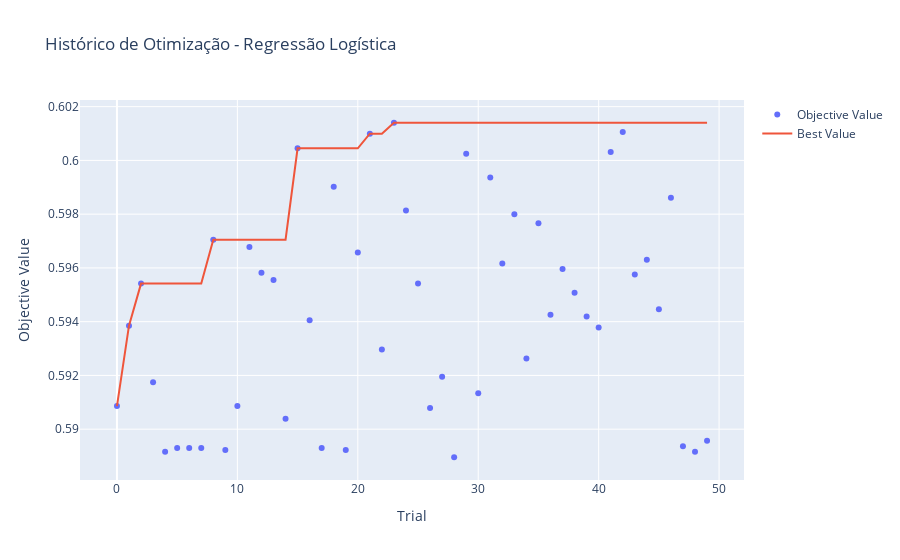
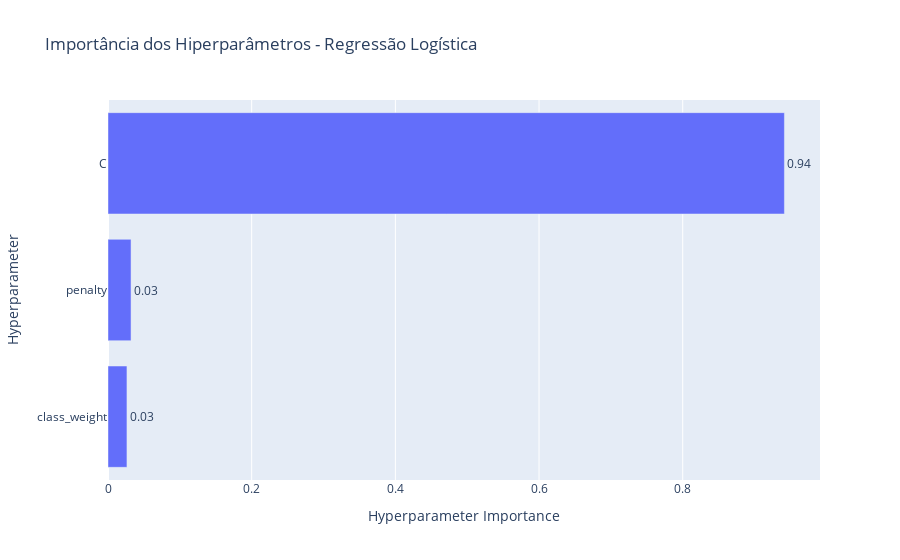

Here is the notebook cell these charts were saved with, in order:
### Markdown cell above
## 📈 10.5. VISUALIZAÇÕES DE AVALIAÇÃO

### Curvas ROC, Precision-Recall e Análise de Erros

### Code cell
# Visualizar otimização (Optuna)

from optuna.visualization import (
    plot_optimization_history,
    plot_param_importances,
    plot_parallel_coordinate
)

def tentar_salvar_figura(fig, filename, width=1200, height=600):
    """
    Tenta salvar a figura em arquivo PNG.
    Se o Kaleido não estiver instalado, apenas avisa e segue.
    """
    try:
        fig.write_image(filename, width=width, height=height)
        print(f"   ✅ Figura salva em: {filename}")
    except ValueError as e:
        # Erro típico quando o kaleido não está instalado
        if "kaleido" in str(e).lower():
            print(f"   ⚠️ Não foi possível salvar '{filename}' porque o pacote 'kaleido' não está instalado.")
            print("      Se quiser salvar as imagens em arquivo, instale com:")
            print("      pip install -U kaleido")
        else:
            print(f"   ⚠️ Erro ao salvar '{filename}': {e}")

# -----------------------------------------------------------------------------
# Histórico de otimização
# -----------------------------------------------------------------------------
fig = plot_optimization_history(study_logreg)
fig.update_layout(title='Histórico de Otimização - Regressão Logística')

tentar_salvar_figura(fig, 'optuna_history_logreg.png', width=1200, height=600)
fig.show()

# -----------------------------------------------------------------------------
# Importância dos hiperparâmetros
# -----------------------------------------------------------------------------
fig = plot_param_importances(study_logreg)
fig.update_layout(title='Importância dos Hiperparâmetros - Regressão Logística')

tentar_salvar_figura(fig, 'optuna_param_importance_logreg.png', width=1000, height=600)
fig.show()

print("\n✅ Visualizações concluídas.")
print("   (Se o pacote 'kaleido' não estiver instalado, as imagens não terão sido salvas em PNG.)")

### Figure 1 — Plotly figure (JSON) as saved in the notebook; plotly's stock layout.template omitted (floating-point values rounded to 4 significant figures)
{"data": [{"mode": "markers", "name": "Objective Value", "type": "scatter", "x": [0, 1, 2, 3, 4, 5, 6, 7, 8, 9, 10, 11, 12, 13, 14, 15, 16, 17, 18, 19, 20, 21, 22, 23, 24, 25, 26, 27, 28, 29, 30, 31, 32, 33, 34, 35, 36, 37, 38, 39, 40, 41, 42, 43, 44, 45, 46, 47, 48, 49], "y": [0.5909, 0.5939, 0.5954, 0.5917, 0.5892, 0.5893, 0.5893, 0.5893, 0.597, 0.5892, 0.5909, 0.5968, 0.5958, 0.5956, 0.5904, 0.6004, 0.5941, 0.5893, 0.599, 0.5892, 0.5966, 0.601, 0.593, 0.6014, 0.5981, 0.5954, 0.5908, 0.5919, 0.589, 0.6002, 0.5913, 0.5994, 0.5962, 0.598, 0.5926, 0.5977, 0.5943, 0.596, 0.5951, 0.5942, 0.5938, 0.6003, 0.6011, 0.5958, 0.5963, 0.5945, 0.5986, 0.5894, 0.5892, 0.5896]}, {"mode": "lines", "name": "Best Value", "type": "scatter", "x": [0, 1, 2, 3, 4, 5, 6, 7, 8, 9, 10, 11, 12, 13, 14, 15, 16, 17, 18, 19, 20, 21, 22, 23, 24, 25, 26, 27, 28, 29, 30, 31, 32, 33, 34, 35, 36, 37, 38, 39, 40, 41, 42, 43, 44, 45, 46, 47, 48, 49], "y": [0.5909, 0.5939, 0.5954, 0.5954, 0.5954, 0.5954, 0.5954, 0.5954, 0.597, 0.597, 0.597, 0.597, 0.597, 0.597, 0.597, 0.6004, 0.6004, 0.6004, 0.6004, 0.6004, 0.6004, 0.601, 0.601, 0.6014, 0.6014, 0.6014, 0.6014, 0.6014, 0.6014, 0.6014, 0.6014, 0.6014, 0.6014, 0.6014, 0.6014, 0.6014, 0.6014, 0.6014, 0.6014, 0.6014, 0.6014, 0.6014, 0.6014, 0.6014, 0.6014, 0.6014, 0.6014, 0.6014, 0.6014, 0.6014]}, {"marker": {"color": "#cccccc"}, "mode": "markers", "name": "Infeasible Trial", "showlegend": false, "type": "scatter", "x": [], "y": []}], "layout": {"title": {"text": "Histórico de Otimização - Regressão Logística"}, "xaxis": {"title": {"text": "Trial"}}, "yaxis": {"title": {"text": "Objective Value"}}}}

### Figure 2 — Plotly figure (JSON) as saved in the notebook; plotly's stock layout.template omitted (floating-point values rounded to 4 significant figures)
{"data": [{"cliponaxis": false, "hovertemplate": ["class_weight (CategoricalDistribution): 0.02638514305214988<extra></extra>", "penalty (CategoricalDistribution): 0.03206772059162048<extra></extra>", "C (FloatDistribution): 0.9415471363562297<extra></extra>"], "name": "Objective Value", "orientation": "h", "text": ["0.03", "0.03", "0.94"], "textposition": "outside", "type": "bar", "x": [0.02639, 0.03207, 0.9415], "y": ["class_weight", "penalty", "C"]}], "layout": {"title": {"text": "Importância dos Hiperparâmetros - Regressão Logística"}, "xaxis": {"title": {"text": "Hyperparameter Importance"}}, "yaxis": {"title": {"text": "Hyperparameter"}}}}
